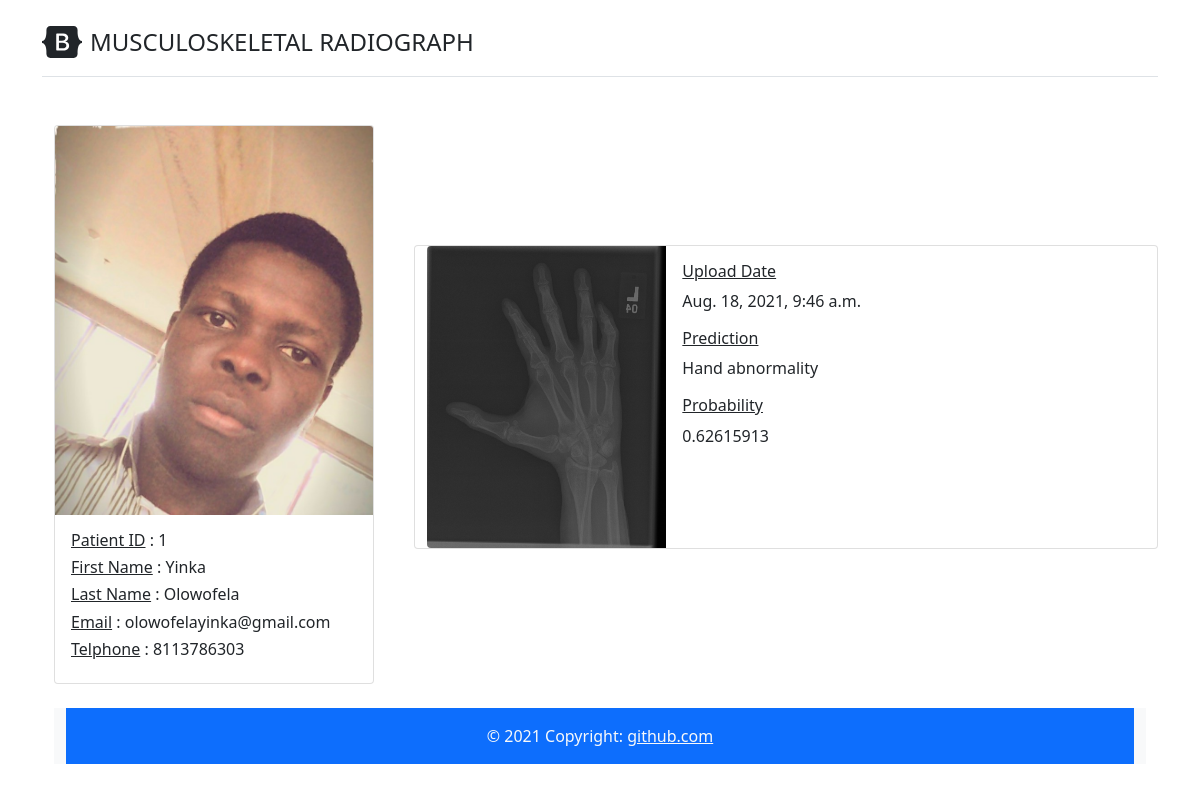
The page /patient/1/radiograph/5 on the database its author committed.
### musculoskeletal_radiograph_app/models.py (models this page shows)
class Patient(models.Model):
    id = models.AutoField(primary_key=True)
    first_name = models.CharField(max_length=255)
    sur_name = models.CharField(max_length=255)
    phone_number = models.CharField(max_length=255)
    email_address = models.CharField(max_length=255)
    image_url = models.ImageField(upload_to=filepath_patient,null=True,blank=True)
    created_date = models.DateTimeField(auto_now_add=True)
    objects = models.Manager()

class Radiograph(models.Model):
    id = models.AutoField(primary_key=True)
    created_date = models.DateTimeField(auto_now_add=True)
    image_url = models.ImageField(upload_to=filepath_radiograph,null=False,blank=False)
    prediction = models.CharField(max_length=255)
    accuracy = models.CharField(max_length=255)
    patient_id = models.ForeignKey(Patient, on_delete=models.CASCADE)
    objects = models.Manager()

### musculoskeletal_radiograph_app/views.py (the view)
# urls.py: path('patient/<str:patient_id>/radiograph/<str:radiograph_id>', views.GetRadiograph, name="get_radiograph"),
def GetRadiograph(request, patient_id, radiograph_id):
    if request.method != "POST":
        patient_obj = Patient.objects.get(id = patient_id)
        radiograph = Radiograph.objects.get(patient_id = patient_obj, id = radiograph_id)
        return render(request, "home/get_radiograph.html", { "patient" : patient_obj, "radiograph" : radiograph } )

### musculoskeletal_radiograph_app/templates/Home/get_radiograph.html (shortened to what this page needs)
{% extends 'Home/layout.html' %}
{% block main_content %}
<main>
    <div class="container py-4">
      <div class="row">
        <div class="col-4 col-sm-4">
            <div class="card" style="width: 20rem;">
                <img src="../../../media/{{ patient.image_url }}" class="card-img-top" alt="...">
                <div class="card-body">
                  <h6 class="card-title"><u>Patient ID</u> : {{ patient.id }} </h6>
                  <h6 class="card-title"><u>First Name</u> : {{ patient.first_name }} </h6>
                  <h6 class="card-title"><u>Last Name</u> : {{ patient.sur_name }} </h6>
                  <h6 class="card-title"><u>Email</u> : {{ patient.email_address }}</h6>
                  <h6 class="card-title"><u>Telphone</u> : {{ patient.phone_number }}  </h6>
                </div>
              </div>
        </div>
        <div class="col-8 col-sm-8">
          <br />
          <br />
          <br />
          <div class="row mt-5">
            <div class="card mb-3" style="max-width: 1080px; max-height: 1080px;">
              <div class="row g-0">
                <div class="col-md-4">
                  <img src="../../../media/{{ radiograph.image_url }}" class="img-fluid rounded-start text-center" alt="...">
                </div>
                <div class="col-md-8">
                  <div class="card-body">
                    <h6 class="card-title"><u>Upload Date</u></h6>
                    <p class="card-text">{{ radiograph.created_date }}</p>
                    <h6 class="card-title"><u>Prediction</u></h6>
                    <p class="card-text">{{ radiograph.prediction }}</p>
                    <h6 class="card-title"><u>Probability</u></h6>
                    <p class="card-text">{{ radiograph.accuracy }}</p>
                  </div>
                </div>
              </div>
            </div>
          </div>
        </div>
      </div>
      <br />
      <footer class="bg-light text-center text-lg-start bottom container">
        <div class="text-center p-3 text-light" style="background-color: #0d6efd;">
          © 2021 Copyright:
          <a class="text-light" href="https://github.com/olowoyinka/">github.com</a>
        </div>
      </footer>
    </div>
</main>
{% endblock main_content %}

### rows shown on the page
Patient: image_url (picture), id "1", first_name "Yinka", sur_name "Olowofela", email_address "olowofelayinka@gmail.com", phone_number "8113786303"
Radiograph: image_url (picture), created_date "Aug. 18, 2021, 9:46 a.m.", prediction "Hand abnormality", accuracy "0.62615913"
